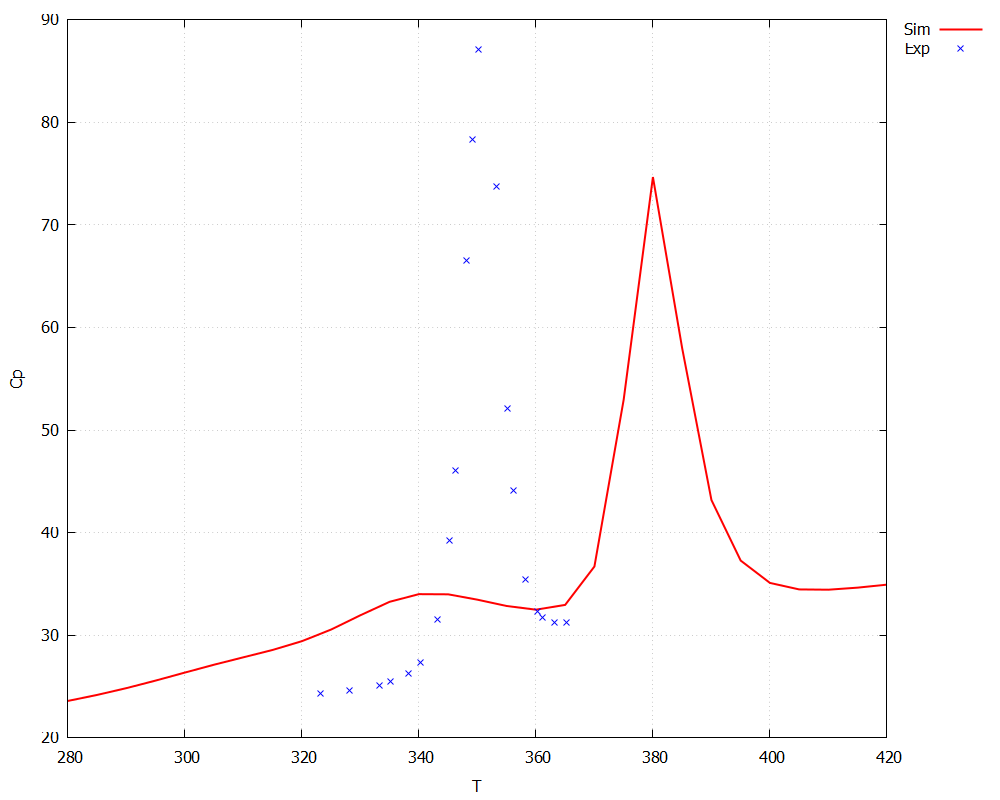

Write the gnuplot code that produced this figure.
# Configura el terminal y salida
set terminal pngcairo size 1000,800
set output 'sim_vs_exp.png'


# Gráfico 1: m v. T y sigma v. T
set xlabel 'T'
set ylabel 'Cp'
set grid
set key outside
plot 'profthermo.dat' using 2:8 with lines title 'Sim' linecolor rgb 'red' lw 2, "2PHT_expCp_noSS.txt" lc rgb "blue" title "Exp"
